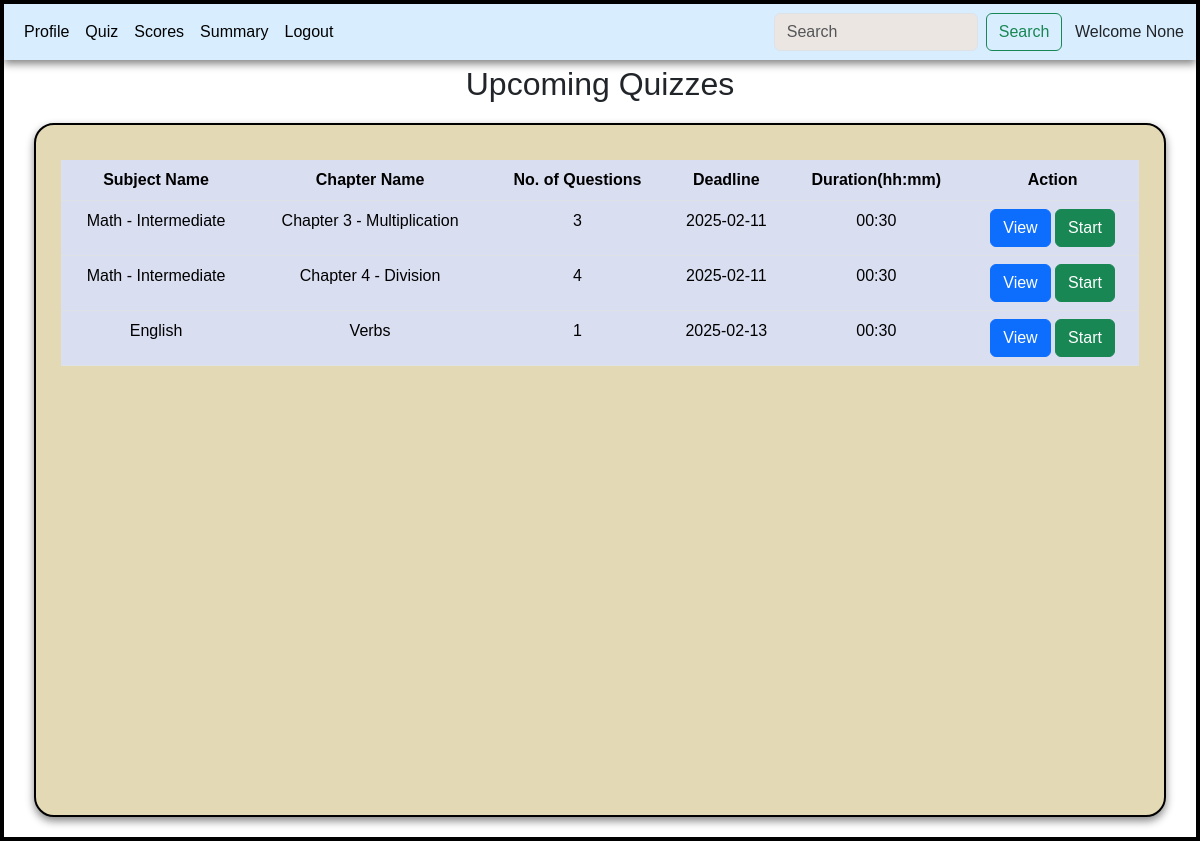
/user_dashboard, run on an earlier commit of the app's database.
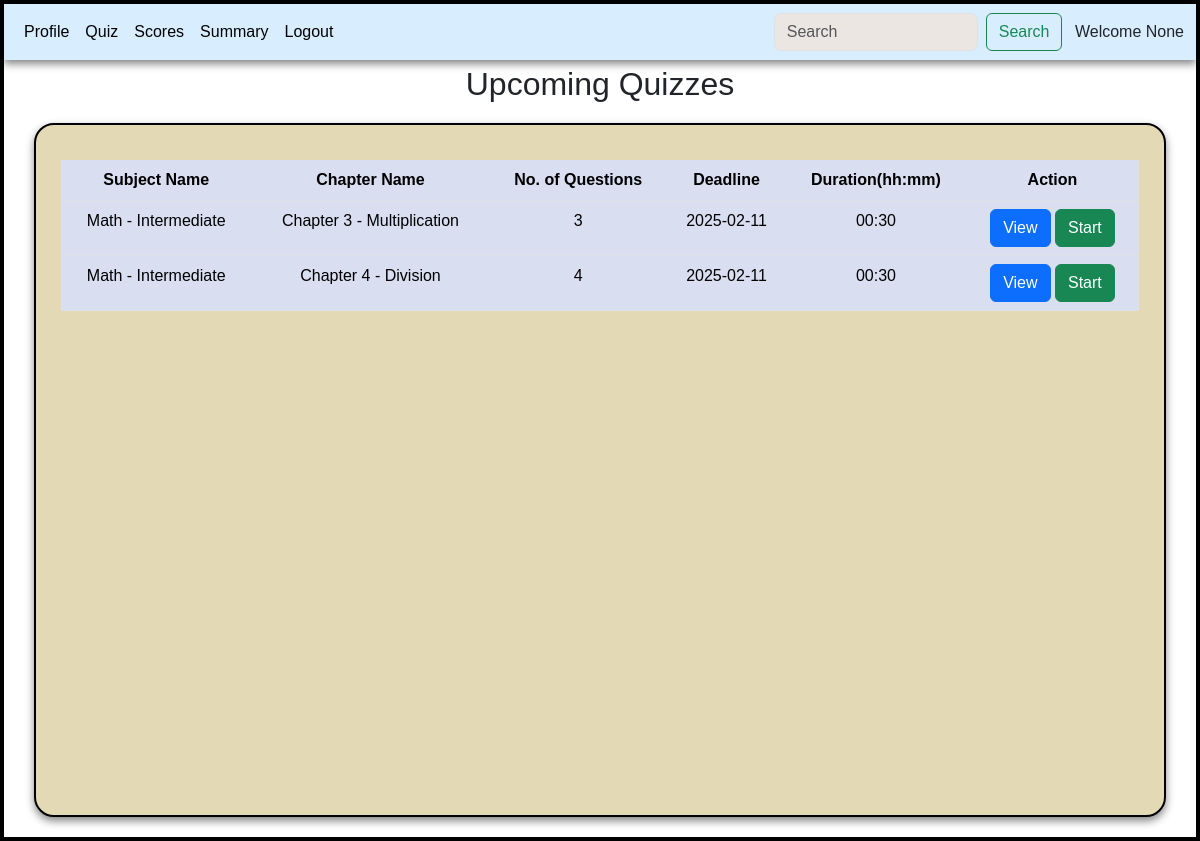
And on a later commit of the database.
### controllers/models.py (models this page shows)
class Question(db.Model):
    id = db.Column(db.Integer, primary_key=True)
    quiz_id = db.Column(db.Integer, db.ForeignKey('quiz.id'), nullable=False)
    question_id = db.Column(db.String(), nullable=False)
    title = db.Column(db.String(), nullable=False)
    question_statement = db.Column(db.String(), nullable=False)
    option1 = db.Column(db.String(), nullable=False)
    option2 = db.Column(db.String(), nullable=False)
    option3 = db.Column(db.String(), nullable=False)
    option4 = db.Column(db.String(), nullable=False)
    correct_option = db.Column(db.Integer, nullable=False)

class Quiz(db.Model):
    id = db.Column(db.Integer, primary_key=True)
    chapter_id = db.Column(db.Integer, db.ForeignKey('chapter.id'), nullable=False)
    date = db.Column(db.Date(), nullable=False)
    time = db.Column(db.String(10), nullable=False)
    status = db.Column(db.String())
    questions = db.relationship('Question', backref='quiz')

class Subject(db.Model):
    id = db.Column(db.Integer(), primary_key=True)
    name = db.Column(db.String(), nullable=False, unique=True)
    description = db.Column(db.String(), nullable=True)
    chapters = db.relationship('Chapter', backref='subject')

class Chapter(db.Model):
    id = db.Column(db.Integer, primary_key=True)
    subject_id = db.Column(db.Integer, db.ForeignKey('subject.id'), nullable=False)
    name = db.Column(db.String(), nullable=False)
    description = db.Column(db.String(), nullable=True)
    quizzes = db.relationship('Quiz', backref='chapter')

### controllers/main.py (the view, shortened to what this page needs)
@app.route('/user_dashboard')
def user_dashboard():
    u_name = request.args.get('u_name')
    if 'quiz_date' in request.args:
        quiz_date = request.args.get('quiz_date')
        dts = quiz_date.split(',')
        quizzes = Quiz.query.filter(Quiz.date.in_(dts), Quiz.status == 'active').all()
        return render_template('user_dashboard.html',quizzes=quizzes,u_name=u_name)
    quizzes = Quiz.query.filter(Quiz.date >= date.today(), Quiz.status=='active').all()
    if 'msg' in request.args:
        emsg = request.args.get('msg')
        return render_template('user_dashboard.html',quizzes=quizzes,u_name=u_name,msg=emsg)
    return render_template('user_dashboard.html',quizzes=quizzes,u_name=u_name)

### templates/user_dashboard.html (shortened to what this page needs)
<!DOCTYPE html>
<html lang="en">
<head>
    <link rel="stylesheet" href="/static/style.css">
    <link href="https://cdn.jsdelivr.net/npm/bootstrap@5.3.3/dist/css/bootstrap.min.css" rel="stylesheet">
</head>
<body>
    <div id="main">
        <div id="canvas">
          <nav class="navbar navbar-expand-lg bg-body-dark" id="nav">
                <div class="container-fluid">
                  <div class="collapse navbar-collapse" id="navbarSupportedContent">
                    <ul class="navbar-nav me-auto mb-2 mb-lg-0">
                      <li class="nav-item">
                        <a class="nav-link active" aria-current="page" href="/user_profile/{{ u_name }}">Profile</a>
                      </li>
                      <li class="nav-item">
                        <a class="nav-link active" aria-current="page" href="/user_dashboard?u_name={{ u_name }}">Quiz</a>
                      </li>
                      <li class="nav-item">
                        <a class="nav-link active" aria-current="page" href="/scores/{{ u_name }}">Scores</a>
                      </li>
                      <li class="nav-item">
                        <a class="nav-link active" aria-current="page" href="/summary/{{u_name}}">Summary</a>
                      </li>
                      <li class="nav-item">
                        <a class="nav-link active" aria-current="page" href="/">Logout</a>
                      </li>
                    </ul>
                    <form class="d-flex" action="/search/{{ u_name }}">
                      <input class="form-control me-2" type="search" placeholder="Search" aria-label="Search" name="search_word" style="background-color: #ece6e3;">
                      <button class="btn btn-outline-success" type="submit">Search</button>
                    </form>
                  </div>
                  <span>&ensp; Welcome {{u_name}}</span>
                </div>
              </nav>
              <h2 style="text-align: center;margin-top: 5px;">Upcoming Quizzes</h2>
              <div class="table-div" id="canvas">
                <table class="table table-hover" id="table-body">
                  <thead>
                    <tr>
                      <th scope="col">Subject Name</th>
                      <th scope ="col">Chapter Name</th>
                      <th scope="col">No. of Questions</th>
                      <th scope="col">Deadline</th>
                      <th scope="col">Duration(hh:mm)</th>
                      <th scope="col">Action</th>
                    </tr>
                  </thead>
                  <tbody>
                    {% if quizzes %}
                      {% for quiz in quizzes %}
                        {% if quiz.questions|length > 0 %}
                          <tr>
                            <td>{{ quiz.chapter.subject.name }}</td>
                            <td>{{ quiz.chapter.name }}</td>
                            <td>{{ quiz.questions|length }}</td>
                            <td>{{ quiz.date }}</td>
                            <td>{{ quiz.time }}</td>
                            <td>
                              <a href='/view/{{ quiz.id }}/{{ u_name }}' class="btn btn-primary">View</a>
                              <a href='/start_quiz/{{ quiz.id }}/{{ u_name }}' class="btn btn-success">Start</a>
                            </td>
                          </tr>
                        {% endif %}
                      {% endfor %}
                    {% endif %}
                  </tbody>
                </table>
              </div>
        </div>
    </div>
</body>
</html>

What changed in the data, as far as the page shows it:
removed Question: option4 "None"
removed Quiz: chapter.subject.name "English", chapter.name "Verbs", questions|length "1", date "2025-02-13", time "00:30"
Also different on the page:
{{ u_name }}: (not shown) → "None"
